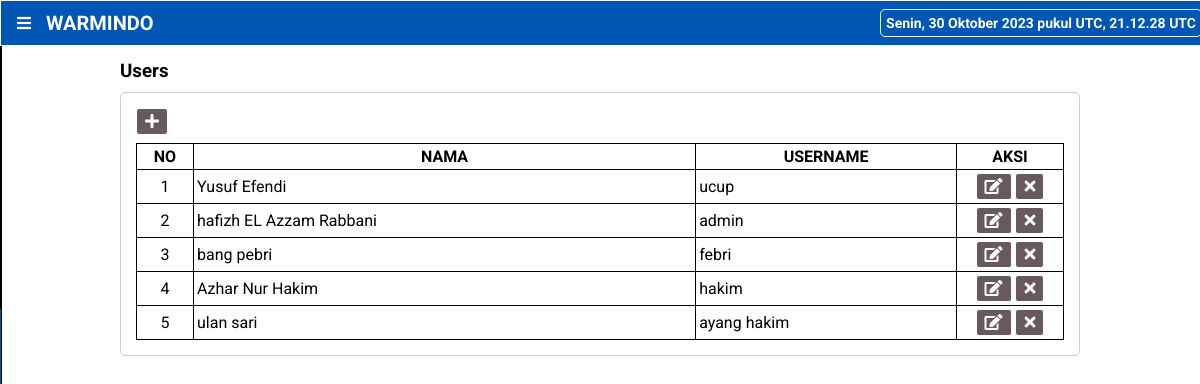
/admin/users.php, run on the app's committed database.
### tables this page shows
CREATE TABLE `users` (
  `iduser` int(11) NOT NULL,
  `namalengkap` varchar(50) NOT NULL,
  `username` varchar(50) NOT NULL,
  `password` varchar(50) NOT NULL,
  `createdat` timestamp NOT NULL DEFAULT current_timestamp()
);

### admin/users.php (the view, shortened to what this page needs)
<?php
    require_once 'header_template.php';
    $query_select = 'select * from users';
    $run_query_select = mysqli_query($conn, $query_select);
?>
<div class="content">
    <div class= "container">
    <h3 class="page-title">Users</h3>
        <div class="card">
            <a href="users_add.php" class="btn" title="Tambah Data"><i class="fa fa-plus"></i></a>
            <table class="table">
                <thead>
                    <tr>
                        <th width="50">NO</th>
                        <th>NAMA</th>
                        <th>USERNAME</th>
                        <th width="100">AKSI</th>
                    </tr>
                </thead>
                <tbody>
                    <?php if(mysqli_num_rows($run_query_select) > 0){ ?>
                    <?php $nomor = 1; ?>
                    <?php while($row = mysqli_fetch_array($run_query_select)) { ?>
                    <tr>
                        <td align="center"><?= $nomor++ ?></td>
                        <td><?= $row['namalengkap'] ?></td>
                        <td><?= $row['username'] ?></td>
                        <td align="center">
                            <a href="users_edit.php?id=<?= $row['iduser'] ?>" class="btn" title="Edit Data"><i class="fa fa-edit"></i></a>
                            <a href="?delete=<?= $row['iduser'] ?>"  class="btn" onclick="return confirm('yakin ?')"title="Hapus Data"><i class="fa fa-times"></i></a>
                        </td>
                    </tr>
                    <?php }}else{ ?>
                        <tr>
                            <td colspan="4">Tidak ada data</td>
                        </tr>
                    <?php } ?>
                </tbody>
            </table>
        </div>
    </div>
</div>
<?php require_once 'footer_template.php'; ?>

### admin/header_template.php (style rules this page uses)
* { padding:0; margin:0; }
body { font-family: 'Roboto', sans-serif; }
a { color:inherit; text-decoration:none; }
.content { padding: 60px 0; }
.container { width: 960px; margin-left: auto; margin-right: auto; }
.card { border:1px solid #ccc; background-color: #fff; padding: 15px; border-radius: 5px; }
.page-title { margin-bottom: 10px; }
.table { width:100%; border-collapse: collapse; margin-top: 8px; }
.table thead th, .table tbody td { border:1px solid; padding:3px; }
.btn { border: 1px solid; padding: 3px 8px; display: inline-block; background-color: #67595E; color: #fff; border-radius:3px; }

### data on the page
users: namalengkap "Yusuf Efendi", username "ucup"
users: namalengkap "hafizh EL Azzam Rabbani", username "admin"
users: namalengkap "bang pebri", username "febri"
users: namalengkap "Azhar Nur Hakim", username "hakim"
users: namalengkap "ulan sari", username "ayang hakim"
